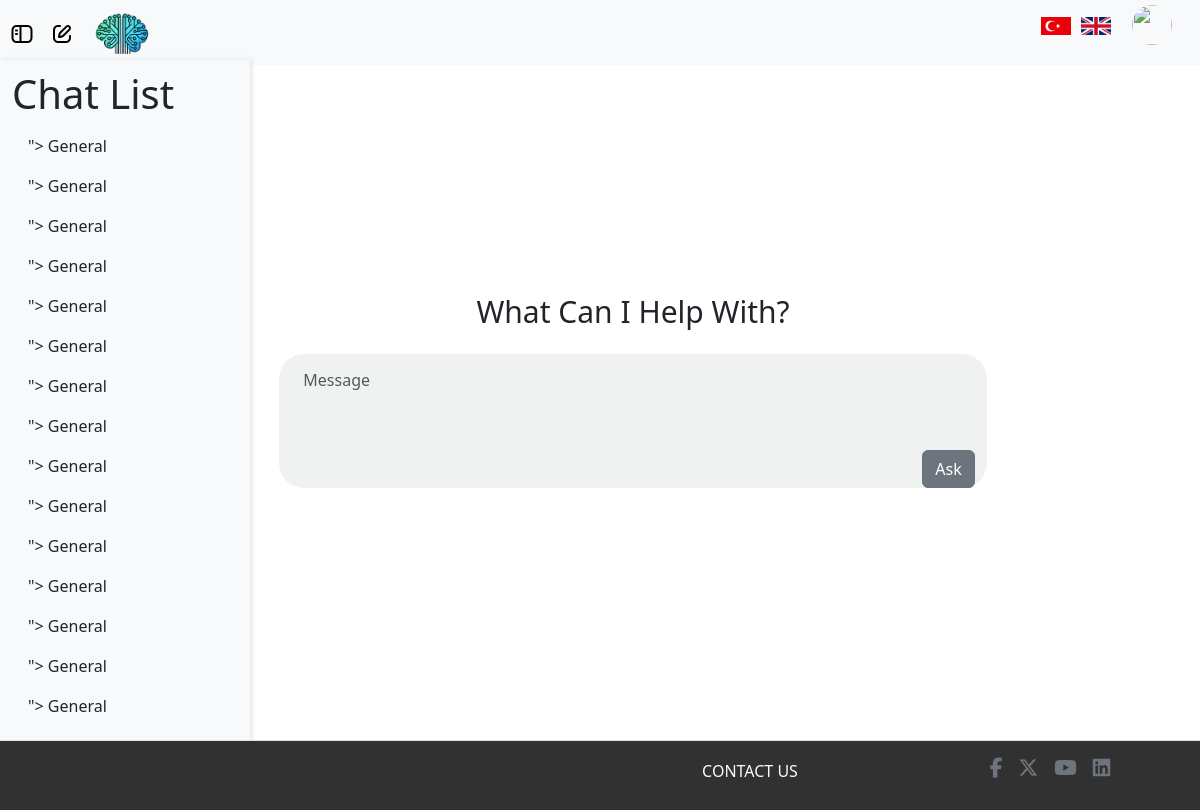
Page / (signed in) on the committed database.
### server.py (models this page shows)
class ChatHistory(db.Model):
    id = db.Column(db.Integer, primary_key=True)
    user_id = db.Column(db.Integer, db.ForeignKey('user.id'), nullable=False)
    topic = db.Column(db.String(100), nullable=False)
    chats = db.Column(MutableList.as_mutable(db.JSON), nullable=True)  # Make the list mutable
    timestamp = db.Column(db.DateTime, nullable=False, default=db.func.current_timestamp())

### server.py (the view)
@app.route("/")
def home_page():
    user_chats = None
    selected_chat = None
    if current_user.is_authenticated:
        user_chats = ChatHistory.query.filter_by(user_id=current_user.id).all()
    chat_id = request.args.get("chat_id", type=int)
    if chat_id:
        selected_chat = ChatHistory.query.filter_by(id=chat_id).first()
        if selected_chat is None:
            flash('Selected chat not found', 'error')
            return redirect(url_for('home_page'))  # Redirect to the homepage if no chat found
        else:
            current_user.currentChatID = chat_id
            db.session.commit()
    else:
        current_user.currentChatID = None
        db.session.commit()
    return render_template(
        "index.html",
        user_chats=user_chats,
        selected_chat=selected_chat
    )

### server.py (called while the page is built)
def get_locale():
    if 'lang' in request.args:
        lang = request.args.get('lang')
        if lang in ['en', 'tr']:
            session['lang'] = lang
            return session['lang']
    elif 'lang' in session:
        return session.get('lang')
    return request.accept_languages.best_match(['en', 'tr'])

@login_manager.user_loader
def load_user(user_id):
    return User.query.get(int(user_id))

@app.context_processor
def inject_babel():
    return dict(_=gettext)

@app.context_processor
def inject_locale():
    return {'get_locale': get_locale}

### templates/index.html (shortened to what this page needs)
{% extends "layouts/layout.html" %} {% block title %}Welcome{% endblock title %}
{% block content %}
<div class="flash-container position-absolute top-0 start-50 translate-middle-x p-3">
</div>
<div class="container" id="chat">
    <div class="container-fluid" id="progressBarr"></div>
    <div class="container-fluid" id="content">
        <h1 class="display-4 text-center mb-4" id="header">
            {{ _('What Can I Help With?') }}
        </h1>
        <div class="container pt-2" id="chatBeginning">
            <form id="messageForm">
                <div class="mb-1">
                    <textarea class="form-control" id="exampleFormControlTextarea1" rows="3"
                        placeholder="{{ _('Message') }}" required></textarea>
                </div>
                <div class="d-flex flex-row-reverse">
                    <button type="submit" class="btn btn-secondary" id="askButton">
                        {{ _('Ask') }}
                    </button>
                </div>
            </form>
        </div>
    </div>
</div>
{% endblock content %}

### templates/layouts/layout.html (shortened to what this page needs)
<!doctype html>
<html lang="en">
<head>
    <link rel="stylesheet" href="https://cdnjs.cloudflare.com/ajax/libs/font-awesome/6.5.1/css/all.min.css">
    <link href="https://cdn.jsdelivr.net/npm/bootstrap@5.3.3/dist/css/bootstrap.min.css" rel="stylesheet" />
    <link href="{{ url_for('static', filename='css/style.css') }}" rel="stylesheet" />
</head>
<body>
    <nav class="navbar navbar-expand-lg navbar-light d-flex bg-light">
        <div class="container-fluid">
            {% if current_user.is_authenticated %}
            <a class="navbar-brand" id="toggle-sidebar"></a>
            <a class="navbar-brand" id="toggle-new-chat" onclick="openTopic(event);"></a>
                <a class="navbar-brand" id="toggle-logo" href="#" onclick="location.reload(); return false;">
                    <img src="{{ url_for('static', filename='images/logo.jpg') }}" class="logo"/>
                  </a>
            <div class="navbar-nav ms-auto d-flex align-items-center" id="navbarNav">
                <ul class="navbar-brand d-flex align-items-center">
                    <li class="nav-item d-flex" id="change_language">
                        <a href="{{ url_for('change_language', lang_code='tr') }}">
                            <img src="{{ url_for('static', filename='images/Türkçe.jpg') }}" alt="Türkçe"
                                class="language-flag" />
                        </a>
                        <a href="{{ url_for('change_language', lang_code='en') }}">
                            <img src="{{ url_for('static', filename='images/English.png') }}" alt="English"
                                class="language-flag" />
                        </a>
                    </li>
                    <li class="nav-item ms-3">
                        <img src="{{ url_for('static', filename='images/user.png') }}" class="rounded-circle"
                            id="userDropdown" role="button" data-bs-toggle="dropdown" aria-expanded="false" />
                    </li>
                </ul>
            </div>
            {% endif %}
        </div>
    </nav>
    <div style="min-height: 800px;">
        <div class="row" style="min-height: 700px; margin-bottom: 40px;">
            {% if current_user.is_authenticated %}
            <div id="sidebar" class="col-md-3 col-lg-2 d-md-block bg-light sidebar d-flex flex-column pb-5" style="margin-top: 60px; padding-top: 10px; margin-bottom: 50px; padding-bottom: 50px;">
                <h1>Chat List</h1>
                <ul class="nav flex-column position-sticky pb-5">
                    {% if user_chats %}
                    {% for chat in user_chats %}
                    <li class="nav-item">
                        <a class="nav-link text-dark" href="{{ url_for('chatl', id=chat.id) }}">">
                            <span>{{ chat.topic }}</span>
                        </a>
                    </li>
                    {% endfor %}
                    {% else %}
                    <li class="nav-item">
                        <span class="text-muted">No chat history available.</span>
                    </li>
                    {% endif %}
                </ul>
            </div>
            {% endif %}
            <main class="col-md-9 ms-sm-auto col-lg-10 px-md-4 d-flex justify-content-center mt-4" style="height: 90%; margin-top: 200px;">
                {% block content %}{% endblock content %}
            </main>
        </div>
        <footer class="d-flex justify-content-center align-items-center border-top w-100 px-0" style="
        position: relative;
        bottom: 0;
        left: 0;
        width: 100%;
        height: 70px;
        background-color: rgb(49, 49, 49);
        z-index: 9999;
        ">
            <div class="d-flex flex-row align-items-end justify-content-end w-100">
                <span class="contact-us-text w-25 mb-3 text-center text-light">CONTACT US</span>
                <ul class="d-flex align-items-center justify-content-center w-25 list-unstyled">
                    <li><a href="#" class="mx-2 fs-5 text-secondary"><i class="footer-contact-us-icons fa-brands fa-facebook-f"></i></a></li>
                    <li><a href="#" class="mx-2 fs-5 text-secondary"><i class="footer-contact-us-icons fa-brands fa-x-twitter"></i></a></li>
                    <li><a href="#" class="mx-2 fs-5 text-secondary"><i class="footer-contact-us-icons fab fa-youtube"></i></a></li>
                    <li><a href="#" class="mx-2 fs-5 text-secondary"><i class="footer-contact-us-icons fab fa-linkedin"></i></a></li>
                </ul>
            </div>
        </footer>
    </div>
</body>
</html>

### static/css/style.css (style rules this page uses)
.logo { height: 50px; width: auto; margin-right: 10px; transition: transform 0.3s ease; }
.navbar { height: 65px; width: 100%; position: fixed; top: 0; }
#userDropdown { width: 40px; height: 40px; cursor: pointer; }
#sidebar { height: 90vh; width: 250px; overflow-y: auto; position: fixed; top: 0; left: -250px; background-color: white; box-shadow: 2px 0 5px rgba(0, 0, 0, 0.1); transition: left 0.3s ease; z-index: 1040; padding-bottom: 500px; }
#sidebar.show { left: 0; }
#toggle-sidebar { left: 10px; z-index: 1050; position: absolute; }
#toggle-new-chat { left: 50px; z-index: 1050; position:absolute; }
#toggle-logo { left:90px; z-index: 1050; position: absolute; }
.contact-us-text { color: #414040; }
.flash-container { z-index: 1050; }
#chat { margin-bottom: 50px; height: 500px; }
#content { margin-top: 170px; padding-right: 150px; }
#header { font-weight: 500; font-size: 30px; }
#chatBeginning { min-height: 110px; width: 90%; border-style: none; border-radius: 25px; background-color: rgb(240, 242, 242); }
#exampleFormControlTextarea1 { background-color: rgb(240, 242, 242); border-style: none; resize: none; }
.nav-item { list-style-type: none; margin: 0; padding: 0; }
.language-flag { width: 30px; height: auto; margin: 0 5px; cursor: pointer; transition: transform 0.3s ease; }
#progressBarr { min-height: 20px; margin-top: 80px; }

### rows in the picture
ChatHistory: topic "General"
ChatHistory: topic "General"
ChatHistory: topic "General"
ChatHistory: topic "General"
ChatHistory: topic "General"
ChatHistory: topic "General"
ChatHistory: topic "General"
ChatHistory: topic "General"
ChatHistory: topic "General"
ChatHistory: topic "General"
ChatHistory: topic "General"
ChatHistory: topic "General"
ChatHistory: topic "General"
ChatHistory: topic "General"
ChatHistory: topic "General"
